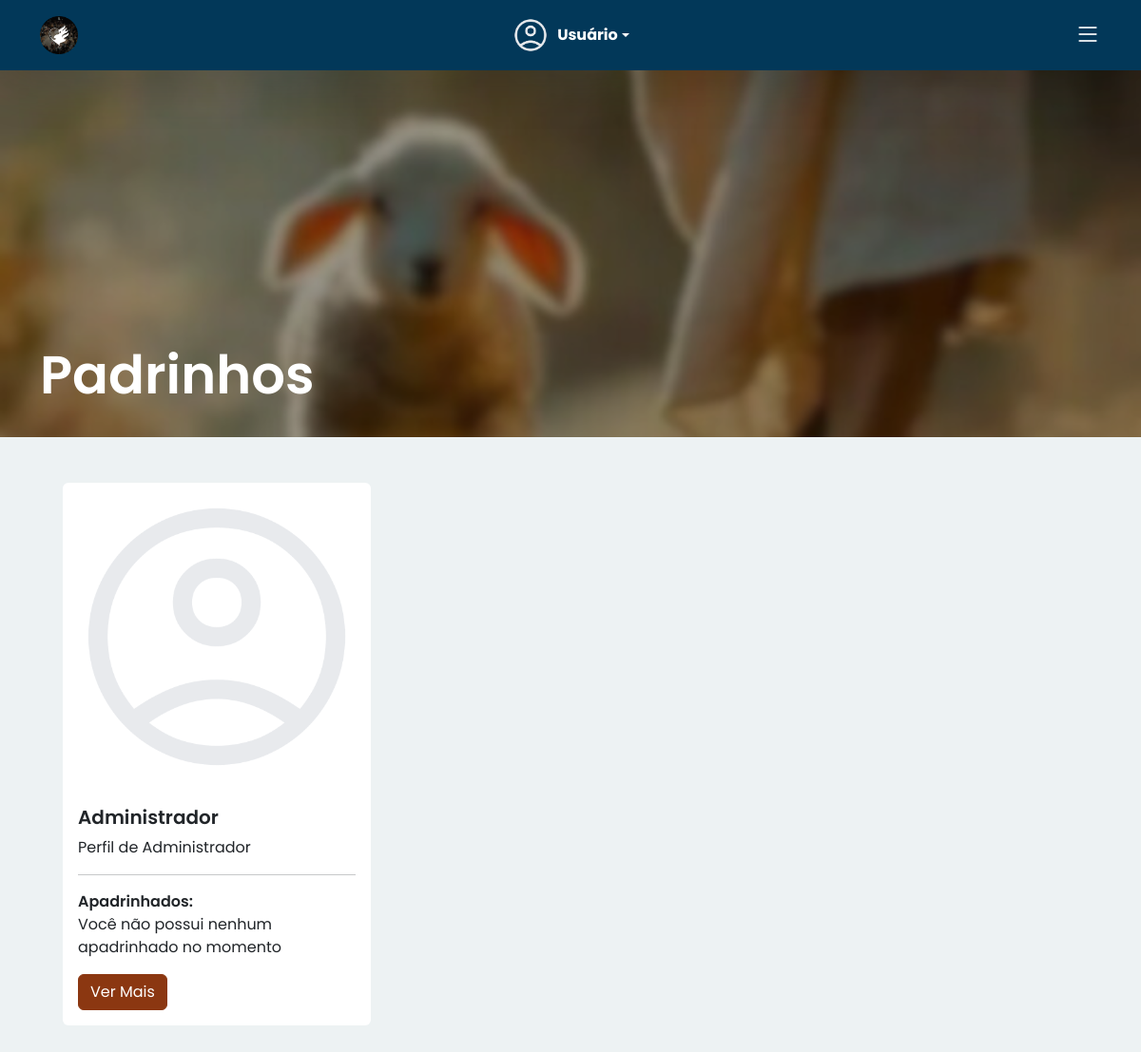
Screenshot of /padrinhos.php (signed in) with the database file from the repository.
### tables this page shows
CREATE TABLE `padrinho` (
  `id_padrinho` int(11) NOT NULL,
  `nome_padrinho` varchar(255) NOT NULL,
  `telefone_padrinho` varchar(11) NOT NULL,
  `descricao_padrinho` text NOT NULL,
  `id_comportamento` int(11) NOT NULL,
  `id_temperamento` int(11) NOT NULL,
  `id_ling_amor` int(11) NOT NULL,
  `usuario` varchar(50) NOT NULL,
  `senha` varchar(50) NOT NULL,
  `status` enum('comum','administrador') NOT NULL
);

### controller/connect.php (called while the page is built, shortened)
<?php
class Connect {
    private $host = "localhost";
    private $usuario = "root";
    private $senha = "";
    private $banco = "juventude";
    private $connect;
    public function __construct() {
        $this->connect = new mysqli($this->host, $this->usuario, $this->senha, $this->banco);
        $this->connect->set_charset("utf8");
    }
    public function getConnect(){
        return $this->connect;
    }
}
?>

### controller/padrinhoController.php (called while the page is built, shortened)
<?php
require_once $_SERVER['DOCUMENT_ROOT'] . '/juventude/model/padrinho.php';
class PadrinhoController
{
    private $padrinho;
    public function __construct()
    {
        $this->padrinho = new Padrinho();
    }
    public function list_all()
    {
        return $this->padrinho->list_all();
    }
    public function list_apadrinhados_by_padrinho($id_padrinho)
    {
        return $this->padrinho->list_apadrinhados_by_padrinho($id_padrinho);
    }
}

### model/padrinho.php (called while the page is built, shortened)
<?php
require_once $_SERVER['DOCUMENT_ROOT'] . '/juventude/controller/connect.php';
class Padrinho
{
    public function __construct()
    {
        $this->connect = new Connect();
    }
    public function list_all()
    {
        $sql = "SELECT * FROM padrinho
                INNER JOIN temperamento ON padrinho.id_temperamento = temperamento.id_temperamento
                INNER JOIN comportamento ON padrinho.id_comportamento = comportamento.id_comportamento
                INNER JOIN linguagem_amor ON padrinho.id_ling_amor = linguagem_amor.id_linguagem ";
        $stmt = $this->connect->getConnect()->prepare($sql);
        $stmt->execute();
        $result = $stmt->get_result();
        $padrinhos = [];
        while ($padrinho = $result->fetch_assoc()) {
            $padrinhos[] = $padrinho;
        }
        return $padrinhos;
    }
    public function list_apadrinhados_by_padrinho($id_padrinho)
    {
        $sql = "SELECT apadrinhado.*
            FROM apadrinhado
            INNER JOIN padrinho ON apadrinhado.id_padrinho = padrinho.id_padrinho
            WHERE apadrinhado.id_padrinho = ?";
        $stmt = $this->connect->getConnect()->prepare($sql);
        $stmt->bind_param('i', $id_padrinho);
        $stmt->execute();
        $result = $stmt->get_result();
        $apadrinhados = [];
        return $apadrinhados;
    }
}

### padrinhos.php (the view, shortened to what this page needs)
<?php
if (isset($_SESSION['id_padrinho']) && isset($_SESSION['usuario']) && isset($_SESSION['nome'])) {
    $primeiroNome = explode(' ', $_SESSION['nome'])[0];
} else {
    header('Location: logout.php');
}
require_once $_SERVER['DOCUMENT_ROOT'] . '/juventude/controller/padrinhoController.php';
$padrinhoController = new PadrinhoController();
$padrinhos = $padrinhoController->list_all();
?>
<!DOCTYPE html>
<html lang="pt-br">
<head>
    <link rel="stylesheet" href="scss/app.css">
    <link href="https://cdn.jsdelivr.net/npm/cropperjs@1.5.13/dist/cropper.min.css" rel="stylesheet">
</head>
<body>
                    <?php
                    $userId = $_SESSION['id_padrinho'];
                    $imageDir = 'assets/uploadsPadrinhos/';
                    $defaultImage = 'assets/img/default-user.png';
                    $userImage = $imageDir . "user_{$userId}.png";
                    if (!file_exists($userImage)) {
                        $userImage = $defaultImage;
                    }
                    ?>
    <nav class="navbar p-3 d-block d-xxl-none navbar-dark bg-primaryBlue shadow-lg fixed-top">
        <div class="container d-flex justify-content-center align-items-center">
            <div class="col-4 text-start">
                <a class="navbar-brand text-center" href="index.php">
                    <img src="assets/img/logo.png" alt="Logo" height="40">
                </a>
            </div>
            <div class="col-4 d-flex justify-content-center">
                <div class="dropdown">
                    <a href="#" class="d-flex align-items-center text-white text-decoration-none dropdown-toggle"
                        id="dropdownUser1" data-bs-toggle="dropdown" aria-expanded="false">
                        <img src="<?php echo $userImage; ?>" alt="Usuário" class="rounded-5 me-2" width="40" height="40">
                        <strong class="nome"><?php echo $primeiroNome ?></strong>
                    </a>
                </div>
            </div>
            <div class="col-4 text-end">
                <button class="btn border-0 p-0" type="button" data-bs-toggle="offcanvas" data-bs-target="#mobileMenu">
                    <i class="fs-3 text-white bi bi-list"></i>
                </button>
            </div>
        </div>
    </nav>
    <div class="main-content">
        <section class="banner d-flex justify-content-start align-items-end p-4">
            <div class="container">
                <h1 class="fw-semibold text-white display-4">Padrinhos</h1>
            </div>
        </section>
        <div class="container px-4">
            <div class="row mb-5">
                <?php if (count($padrinhos) > 0) {
                    foreach ($padrinhos as $padrinho) {
                        if ($padrinho['id_padrinho'] != $_SESSION['id_padrinho']) { ?>
                            <div class="col-12 col-md-4 g-5">
                                <div class="card border-0">
                                    <?php
                                    $id_padrinho = $padrinho['id_padrinho'];
                                    $imageDir = 'assets/uploadsPadrinhos/';
                                    $defaultImage = 'assets/img/default-user.png';
                                    $userImage = $imageDir . "user_{$id_padrinho}.png";
                                    if (!file_exists($userImage)) {
                                        $userImage = $defaultImage;
                                    }
                                    ?>
                                    <img src="<?php echo $userImage; ?>" alt="Usuário" class="card-img-top">
                                    <div class="card-body">
                                        <h5 class="card-title fw-semibold"><?php echo $padrinho['nome_padrinho']; ?></h5>
                                        <p class="card-text"><?php echo $padrinho['descricao_padrinho']; ?></p>
                                        <hr>
                                        <p>
                                            <span class="fw-semibold">Apadrinhados:</span>
                                            <br>
                                            <?php
                                            $apadrinhados = $padrinhoController->list_apadrinhados_by_padrinho($padrinho['id_padrinho']);
                                            if (count($apadrinhados) > 0) {
                                                foreach ($apadrinhados as $apadrinhado) { ?>
                                                    <a href="consultar_apadrinhado.php?id=<?php echo $apadrinhado['id_apadrinhado']; ?>"><?php echo $apadrinhado['nome_apadrinhado']; ?></a><br>
                                                <?php } ?>
                                            <?php } else {
                                                echo 'Você não possui nenhum apadrinhado no momento';
                                            } ?>
                                        </p>
                                        <a href="consultar_padrinho.php?id=<?php echo $padrinho['id_padrinho']; ?>" class="btn btn-primaryBrown">Ver Mais</a>
                                    </div>
                                </div>
                            </div>
                    <?php }
                    }
                } else {
                    echo '<div class="col-12 text-center mt-4"><p class="text-muted">Você ainda não possui apadrinhados.</p></div>';
                } ?>
            </div>
        </div>
    </div>
</body>
</html>

### padrinhos.php (style rules this page uses)
.main-content { margin-left: 0; margin-top: 60px; }
.banner { background-image: url(assets/img/banner_padrinhos.png); background-size: cover; background-position: center; height: 50dvh; }

### rows the page displays
padrinho: nome_padrinho "Administrador", descricao_padrinho "Perfil de Administrador"

### other values shown
$primeiroNome "Usuário"
